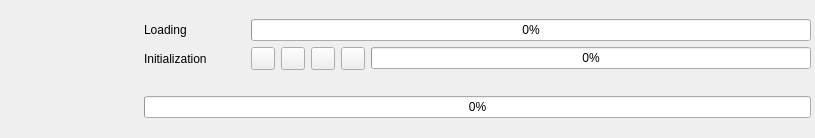
<?xml version="1.0" encoding="UTF-8"?>
<ui version="4.0">
 <class>InformWidget</class>
 <widget class="QWidget" name="InformWidget">
  <property name="geometry">
   <rect>
    <x>0</x>
    <y>0</y>
    <width>815</width>
    <height>138</height>
   </rect>
  </property>
  <property name="sizePolicy">
   <sizepolicy hsizetype="Expanding" vsizetype="Fixed">
    <horstretch>0</horstretch>
    <verstretch>128</verstretch>
   </sizepolicy>
  </property>
  <property name="minimumSize">
   <size>
    <width>0</width>
    <height>128</height>
   </size>
  </property>
  <property name="windowTitle">
   <string>Form</string>
  </property>
  <layout class="QHBoxLayout" name="horizontalLayout_3">
   <property name="leftMargin">
    <number>4</number>
   </property>
   <property name="topMargin">
    <number>4</number>
   </property>
   <property name="rightMargin">
    <number>4</number>
   </property>
   <property name="bottomMargin">
    <number>4</number>
   </property>
   <item>
    <spacer name="horizontalSpacer">
     <property name="orientation">
      <enum>Qt::Horizontal</enum>
     </property>
     <property name="sizeType">
      <enum>QSizePolicy::Fixed</enum>
     </property>
     <property name="sizeHint" stdset="0">
      <size>
       <width>140</width>
       <height>20</height>
      </size>
     </property>
    </spacer>
   </item>
   <item>
    <layout class="QVBoxLayout" name="verticalLayout_2">
     <item>
      <spacer name="verticalSpacer">
       <property name="orientation">
        <enum>Qt::Vertical</enum>
       </property>
       <property name="sizeHint" stdset="0">
        <size>
         <width>20</width>
         <height>17</height>
        </size>
       </property>
      </spacer>
     </item>
     <item>
      <layout class="QFormLayout" name="formLayout">
       <item row="0" column="0">
        <widget class="QLabel" name="labelLoad">
         <property name="text">
          <string>Loading</string>
         </property>
        </widget>
       </item>
       <item row="0" column="1">
        <layout class="QHBoxLayout" name="horizontalLayout">
         <item>
          <widget class="QLabel" name="labelLoadDataIcon">
           <property name="sizePolicy">
            <sizepolicy hsizetype="Fixed" vsizetype="Fixed">
             <horstretch>0</horstretch>
             <verstretch>0</verstretch>
            </sizepolicy>
           </property>
           <property name="minimumSize">
            <size>
             <width>16</width>
             <height>16</height>
            </size>
           </property>
           <property name="maximumSize">
            <size>
             <width>16</width>
             <height>16</height>
            </size>
           </property>
           <property name="text">
            <string/>
           </property>
          </widget>
         </item>
         <item>
          <widget class="QLabel" name="labelLoadDataText">
           <property name="text">
            <string/>
           </property>
          </widget>
         </item>
         <item>
          <widget class="QProgressBar" name="progressBarLoad">
           <property name="value">
            <number>0</number>
           </property>
          </widget>
         </item>
        </layout>
       </item>
       <item row="1" column="0">
        <widget class="QLabel" name="labelInit">
         <property name="text">
          <string>Initialization </string>
         </property>
        </widget>
       </item>
       <item row="1" column="1">
        <layout class="QHBoxLayout" name="horizontalLayout_2">
         <item>
          <widget class="QLabel" name="labelInitDataIcon">
           <property name="sizePolicy">
            <sizepolicy hsizetype="Fixed" vsizetype="Fixed">
             <horstretch>0</horstretch>
             <verstretch>0</verstretch>
            </sizepolicy>
           </property>
           <property name="minimumSize">
            <size>
             <width>16</width>
             <height>16</height>
            </size>
           </property>
           <property name="maximumSize">
            <size>
             <width>16</width>
             <height>16</height>
            </size>
           </property>
           <property name="text">
            <string/>
           </property>
          </widget>
         </item>
         <item>
          <widget class="QLabel" name="labelInitDataText">
           <property name="text">
            <string/>
           </property>
          </widget>
         </item>
         <item>
          <widget class="QToolButton" name="toolButtonSettings">
           <property name="text">
            <string/>
           </property>
           <property name="checkable">
            <bool>true</bool>
           </property>
          </widget>
         </item>
         <item>
          <widget class="QToolButton" name="toolButtonLog">
           <property name="text">
            <string/>
           </property>
           <property name="checkable">
            <bool>true</bool>
           </property>
          </widget>
         </item>
         <item>
          <widget class="QToolButton" name="toolButtonNext">
           <property name="text">
            <string/>
           </property>
          </widget>
         </item>
         <item>
          <widget class="QToolButton" name="toolButtonCancel">
           <property name="text">
            <string/>
           </property>
          </widget>
         </item>
         <item>
          <widget class="QProgressBar" name="progressBarInit">
           <property name="value">
            <number>0</number>
           </property>
          </widget>
         </item>
        </layout>
       </item>
       <item row="2" column="0" colspan="2">
        <layout class="QVBoxLayout" name="verticalLayout">
         <item>
          <widget class="QLabel" name="labelOther">
           <property name="text">
            <string/>
           </property>
           <property name="wordWrap">
            <bool>true</bool>
           </property>
          </widget>
         </item>
         <item>
          <widget class="QProgressBar" name="progressBarOther">
           <property name="value">
            <number>0</number>
           </property>
          </widget>
         </item>
        </layout>
       </item>
      </layout>
     </item>
     <item>
      <spacer name="verticalSpacer_2">
       <property name="orientation">
        <enum>Qt::Vertical</enum>
       </property>
       <property name="sizeHint" stdset="0">
        <size>
         <width>20</width>
         <height>18</height>
        </size>
       </property>
      </spacer>
     </item>
    </layout>
   </item>
  </layout>
 </widget>
 <resources/>
 <connections/>
</ui>
